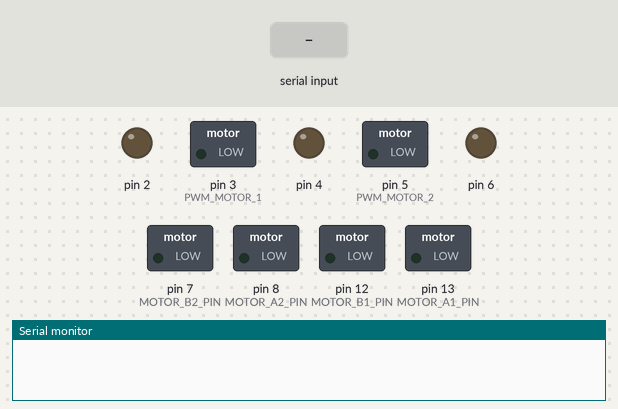
This sketch was run on a simulated Arduino Uno, built with avr-gcc and run on an emulated ATmega328P. Shown: switched loads named in the sketch (green lamp = pin HIGH), output pins drawn as LEDs (lit = HIGH), the last lines printed to the serial monitor. The test bench sets the inputs (shaded band).

Above: at 1.2 s.
1.3 s: "90,45,200\n" received over the second serial link
At 2.5 s:
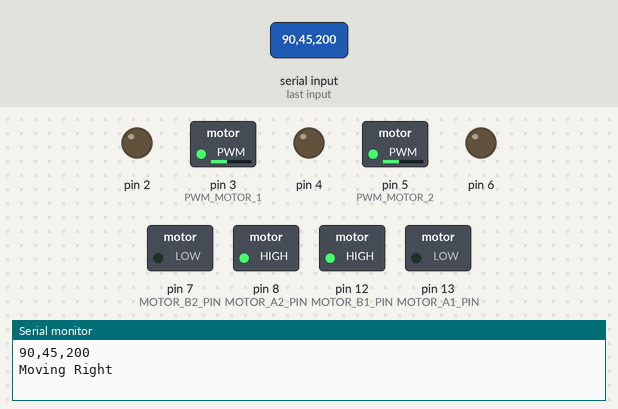
2.8 s: "30,150\n" received over the second serial link
At 3.7 s:
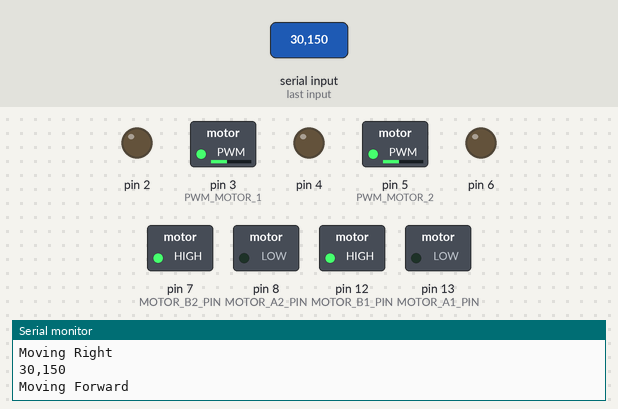
4.3 s: "90,45,200,10\n" received over the second serial link
At 4.9 s:
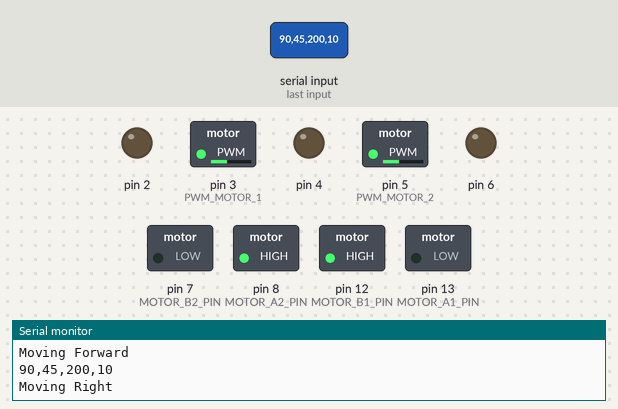
5.8 s: "30,150,10,200\n" received over the second serial link
At 7.2 s:
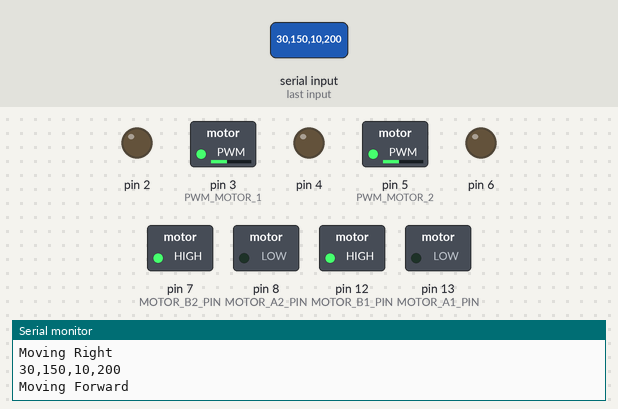
Timing chart, 0 to 8.3 s (numbered marks = the images above; inputs shaded):
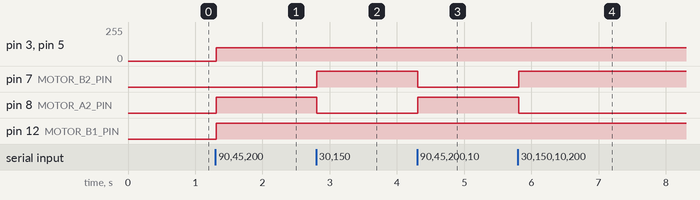

The sketch:

arduino_rc_robot.ino
```cpp
//Receiver
//Demo - https://youtu.be/g2GTyx-DxdI
//visit www.rootsaid.com for full tutorial
//For Video Demo and tutorials Visit www.youtube.com/c/rootsaid

#include <SoftwareSerial.h>
#include <Wire.h>

#define MOTOR_A1_PIN 13
#define MOTOR_B1_PIN 12
#define PWM_MOTOR_1 3

#define MOTOR_A2_PIN 8
#define MOTOR_B2_PIN 7
#define PWM_MOTOR_2 5

SoftwareSerial HC12(10, 11);

int lr,x,y;
int bf, motor1_speed, motor2_speed;
int mode;
String input;
int boundLow;
int boundHigh;
const char delimiter = ',';

void setup() {

pinMode(MOTOR_A1_PIN, OUTPUT);
pinMode(MOTOR_B1_PIN, OUTPUT);
pinMode(PWM_MOTOR_1, OUTPUT);
pinMode(MOTOR_A2_PIN, OUTPUT);
pinMode(MOTOR_B2_PIN, OUTPUT);
pinMode(PWM_MOTOR_1, OUTPUT);

Serial.begin(9600);
HC12.begin(9600);

pinMode (2, OUTPUT);
pinMode (3, OUTPUT);
pinMode (4, OUTPUT);
pinMode (5, OUTPUT);
pinMode (6, OUTPUT);
pinMode (7, OUTPUT);
}

void loop() {

  if(HC12.available())
  {
  input = HC12.readStringUntil('\n');
  if (input.length() > 0)
      {
        Serial.println(input);

       boundLow = input.indexOf(delimiter);
        x = input.substring(0, boundLow).toInt();

        boundHigh = input.indexOf(delimiter, boundLow+1);
        y = input.substring(boundLow+1, boundHigh).toInt();

        boundLow = input.indexOf(delimiter, boundHigh+1);
        bf = input.substring(boundHigh+1, boundLow).toInt();

        boundHigh = input.indexOf(delimiter, boundLow+1);
        lr = input.substring(boundLow+1, boundHigh).toInt();

        mode = input.substring(boundHigh+1).toInt();

delay(10);
}
//Robot Movement
low_speed(); //Comment this line and uncomment the next line for high speed
//high_speed();
}
}

void forward()
{
motor1_speed=100;
motor2_speed=100;
analogWrite(PWM_MOTOR_1, motor1_speed);
analogWrite(PWM_MOTOR_2, motor2_speed);
digitalWrite(MOTOR_A1_PIN, HIGH);
digitalWrite(MOTOR_B1_PIN, LOW);
digitalWrite(MOTOR_A2_PIN, HIGH);
digitalWrite(MOTOR_B2_PIN, LOW);
Serial.println("Moving Forward");
}

void backward()
{
motor1_speed=100;
motor2_speed=100;
analogWrite(PWM_MOTOR_1, motor1_speed);
analogWrite(PWM_MOTOR_2, motor2_speed);
digitalWrite(MOTOR_A1_PIN, LOW);
digitalWrite(MOTOR_B1_PIN, HIGH);
digitalWrite(MOTOR_A2_PIN, LOW);
digitalWrite(MOTOR_B2_PIN, HIGH);
Serial.println("Moving Forward");
}

void fforward()
{
motor1_speed=255;
motor2_speed=255;
analogWrite(PWM_MOTOR_1, motor1_speed);
analogWrite(PWM_MOTOR_2, motor2_speed);
digitalWrite(MOTOR_A1_PIN, HIGH);
digitalWrite(MOTOR_B1_PIN, LOW);
digitalWrite(MOTOR_A2_PIN, HIGH);
digitalWrite(MOTOR_B2_PIN, LOW);
Serial.println("Moving Forward");
}

void fbackward()
{
motor1_speed=255;
motor2_speed=255;
analogWrite(PWM_MOTOR_1, motor1_speed);
analogWrite(PWM_MOTOR_2, motor2_speed);
digitalWrite(MOTOR_A1_PIN, LOW);
digitalWrite(MOTOR_B1_PIN, HIGH);
digitalWrite(MOTOR_A2_PIN, LOW);
digitalWrite(MOTOR_B2_PIN, HIGH);
Serial.println("Moving Backward");
}

void stop()
{
motor1_speed=0;
motor2_speed=0;
analogWrite(PWM_MOTOR_1, motor1_speed);
analogWrite(PWM_MOTOR_2, motor2_speed);
digitalWrite(MOTOR_A1_PIN, LOW);
digitalWrite(MOTOR_B1_PIN, LOW);
digitalWrite(MOTOR_A2_PIN, LOW);
digitalWrite(MOTOR_B2_PIN, LOW);
Serial.println("Stop");
}

void ffrontright()
{
motor1_speed=255;
motor2_speed=50;
analogWrite(PWM_MOTOR_1, motor1_speed);
analogWrite(PWM_MOTOR_2, motor2_speed);
digitalWrite(MOTOR_A1_PIN, HIGH);
digitalWrite(MOTOR_B1_PIN, LOW);
digitalWrite(MOTOR_A2_PIN, HIGH);
digitalWrite(MOTOR_B2_PIN, HIGH);
Serial.println("Front Right");
}

void ffrontleft()
{
motor1_speed=50;
motor2_speed=255;
analogWrite(PWM_MOTOR_1, motor1_speed);
analogWrite(PWM_MOTOR_2, motor2_speed);
digitalWrite(MOTOR_A1_PIN, HIGH);
digitalWrite(MOTOR_B1_PIN, HIGH);
digitalWrite(MOTOR_A2_PIN, HIGH);
digitalWrite(MOTOR_B2_PIN, LOW);
Serial.println("Front Left");
}

void frontright()
{
motor1_speed=150;
motor2_speed=50;
analogWrite(PWM_MOTOR_1, motor1_speed);
analogWrite(PWM_MOTOR_2, motor2_speed);
digitalWrite(MOTOR_A1_PIN, HIGH);
digitalWrite(MOTOR_B1_PIN, LOW);
digitalWrite(MOTOR_A2_PIN, HIGH);
digitalWrite(MOTOR_B2_PIN, HIGH);
Serial.println("Front Right");
}

void frontleft()
{
motor1_speed=50;
motor2_speed=150;
analogWrite(PWM_MOTOR_1, motor1_speed);
analogWrite(PWM_MOTOR_2, motor2_speed);
digitalWrite(MOTOR_A1_PIN, HIGH);
digitalWrite(MOTOR_B1_PIN, HIGH);
digitalWrite(MOTOR_A2_PIN, HIGH);
digitalWrite(MOTOR_B2_PIN, LOW);
Serial.println("Front Left");
}

void left()
{
motor1_speed=100;
motor2_speed=100;
analogWrite(PWM_MOTOR_1, motor1_speed);
analogWrite(PWM_MOTOR_2, motor2_speed);
digitalWrite(MOTOR_A1_PIN, HIGH);
digitalWrite(MOTOR_B1_PIN, LOW);
digitalWrite(MOTOR_A2_PIN, LOW);
digitalWrite(MOTOR_B2_PIN, HIGH);
Serial.println("Moving Left");
}


void right()
{
motor1_speed=100;
motor2_speed=100;
analogWrite(PWM_MOTOR_1, motor1_speed);
analogWrite(PWM_MOTOR_2, motor2_speed);
digitalWrite(MOTOR_A1_PIN, LOW);
digitalWrite(MOTOR_B1_PIN, HIGH);
digitalWrite(MOTOR_A2_PIN, HIGH);
digitalWrite(MOTOR_B2_PIN, LOW);
Serial.println("Moving Right");
}


void low_speed()
{

  if ((bf <= 100) && (lr > 100) && (lr < 700))
{
backward();
}

else if ((bf >= 700) && (lr > 100) && (lr < 700))
{
forward();
}

else if ((lr <= 100) && (bf > 100) && (bf < 700))
{
right();
}

else if ((lr >= 700) && (bf > 100) && (bf < 700))
{
left();
}

else if ((lr <= 100) && (bf >= 700))
{
frontleft();
}

else if ((lr >= 700) && (bf >= 700))
{
frontright();
}

}


void high_speed()
{

if ((bf <= 100) && (lr > 100) && (lr < 700))
{
fbackward();
}

else if ((bf >= 700) && (lr > 100) && (lr < 700))
{
fforward();
}


else if ((lr <= 100) && (bf > 100) && (bf < 700))
{
right();
}

else if ((lr >= 700) && (bf > 100) && (bf < 700))
{
left();
}


else if ((lr <= 100) && (bf >= 700))
{
ffrontleft();
}

else if ((lr >= 700) && (bf >= 700))
{
ffrontright();
}

else
{
stop();
}
}
```

Measured:
- after the input at 1.3 s, pin 3 (PWM_MOTOR_1), pin 5 (PWM_MOTOR_2): 0/255 → 100/255 at once; pin 8 (MOTOR_A2_PIN), pin 12 (MOTOR_B1_PIN): LOW → HIGH at once
- after the input at 2.8 s, pin 7 (MOTOR_B2_PIN): LOW → HIGH at once; pin 8 (MOTOR_A2_PIN): HIGH → LOW at once
- after the input at 4.3 s, pin 7 (MOTOR_B2_PIN): HIGH → LOW at once; pin 8 (MOTOR_A2_PIN): LOW → HIGH at once
- after the input at 5.8 s, pin 7 (MOTOR_B2_PIN): LOW → HIGH at once; pin 8 (MOTOR_A2_PIN): HIGH → LOW at once
